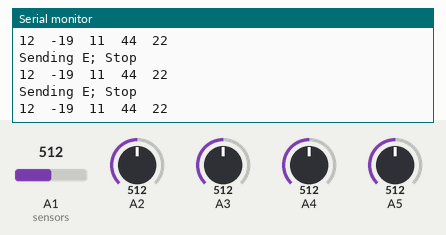
Recording of a sketch running on a simulated Arduino Uno, built with avr-gcc and run on an emulated ATmega328P. Parts: the last lines printed to the serial monitor. The test bench sets the inputs (shaded band); at power-on: A2 = 512, A3 = 512, A1 (sensors) = 512, A4 = 512, A5 = 512.

Above: at 3.9 s.
4.0 s: A2 set to 500
At 4.34 s:
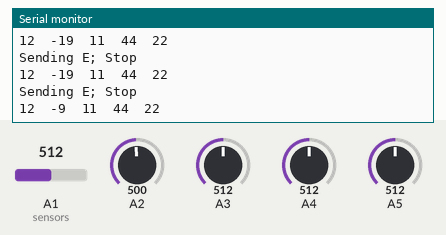
9.5 s: A3 set to 451
At 9.87 s:
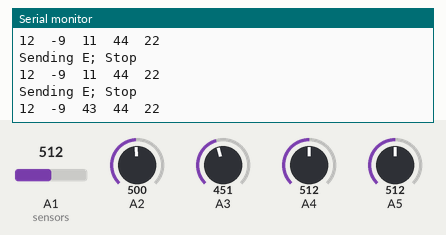
12.5 s: A3 set to 424
At 13.5 s:
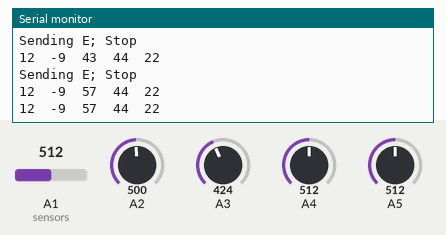
Timing chart, 0 to 15.5 s (numbered marks = the images above; inputs shaded):
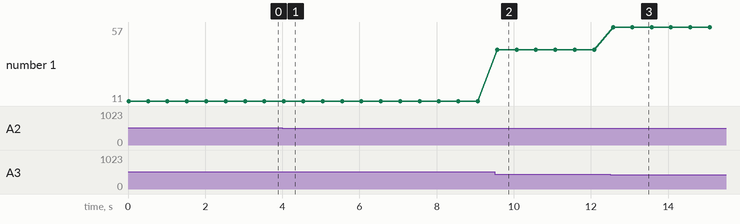

The sketch:

Final_Glove_Code.ino
```cpp
//glove code

#include <SoftwareSerial.h> //Software Serial library, Set up XBee
SoftwareSerial xbee(2, 3);

int flexOne = 0; //Sensor readings
int flexTwo = 0;
int flexThree = 0;
int flexFour = 0;
int flexFive = 0;

int flexOneMap = 0; //Mapped readings (1 to 100 scale)
int lfexTwoMap = 0;
int flexThreeMap = 0;
int flexFourMap = 0;
int flexFiveMap = 0;

int flexOneMapLength = 0; //Length of mapped digits (only three are necessary)
int flexTwoMapLength = 0;
int flexThreeMapLength = 0;
int flexFourMapLength = 0;

void setup() {
  xbee.begin(9600); //Switch on the xbee
  Serial.begin(9600);

  Serial.println("Program begun");
}

void loop() {
  int flexOne = analogRead(A1); //Read the sensors
  int flexTwo = analogRead(A2);
  int flexThree = analogRead(A3);
  int flexFour = analogRead(A4);
  int flexFive = analogRead(A5);

  int flexOneMap = map(flexOne, 410, 525, 100, 0); //Map the sensor values
  int flexTwoMap = map(flexTwo, 363, 488, 100, 0);
  int flexThreeMap = map(flexThree, 342, 532, 100, 0);
  int flexFourMap = map(flexFour, 433, 574, 100, 0);
  int flexFiveMap = map(flexFive, 356, 555, 100, 0);

  if (flexOneMap >= 100) //Determine the length of mapped values one through four
    int flexOneMapLength = 3;
  else
    int flexOneMapLength = 2;

  if (flexTwoMap >= 100)
    int flexTwoMapLength = 3;
  else
    int flexTwoMapLength = 2;

  if (flexThreeMap >= 100)
    int flexThreeMapLength = 3;
  else
    int flexThreeMapLength = 2;

  if (flexFourMap >= 100)
    int flexFourMapLength = 3;
  else
    int flexFourMapLength = 2;

  Serial.print(flexOneMap); //Report all mapped values to the monitor
  if (flexOneMapLength == 2)
    Serial.print("   ");
  else
    Serial.print("  ");

  Serial.print(flexTwoMap);
  if (flexTwoMapLength == 2)
    Serial.print("   ");
  else
    Serial.print("  ");

  Serial.print(flexThreeMap);
  if (flexThreeMapLength == 2)
    Serial.print("   ");
  else
    Serial.print("  ");

  Serial.print(flexFourMap);
  if (flexFourMapLength == 2)
    Serial.print("   ");
  else
    Serial.print("  ");

  Serial.println(flexFiveMap);
  delay(500);

  if (flexOneMap >= 50 && flexTwoMap >= 50 && flexThreeMap >= 50 && flexFourMap >= 50 && flexFiveMap >= 50) { //All fingers closed
    xbee.write('A'); //Send code to the robot's XBee
    Serial.println("Sending A; Forward");
  }
  if (flexOneMap >= 50 && flexTwoMap >= 50 && flexThreeMap >= 50 && flexFourMap >= 50 && flexFiveMap <= 50) { //Fifth finger open and others closed
    xbee.write('B');
    Serial.println("Sending B; Backward");
  }
  if (flexOneMap >= 50 && flexTwoMap >= 50 && flexThreeMap <= 50 && flexFourMap <= 50 && flexFiveMap <= 50) { //Thumb and index fingers closed and others open
    xbee.write('C');
    Serial.println("Sending C; Turn Left");
  }
  if (flexOneMap <= 50 && flexTwoMap <= 50 && flexThreeMap <= 50 && flexFourMap >= 50 && flexFiveMap >= 50) { //Ring and fifth fingers closed adn others open
    xbee.write('D');
    Serial.println("Sending D; Turn Right");
  }
  if (flexOneMap <= 50 && flexTwoMap <= 50 && flexThreeMap <= 50 && flexFourMap <= 50 && flexFiveMap <= 50) { //All fingers open
    xbee.write('E');
    Serial.println("Sending E; Stop");
  }
  if (flexOneMap <= 50 && flexTwoMap <= 50 && flexThreeMap >= 50 && flexFourMap >= 50 && flexFiveMap <= 50) { //Middle and ring fingers closed and others open
    xbee.write('F');
    Serial.println("Sending F; Claw Open");
  }
  if (flexOneMap >= 50 && flexTwoMap >= 50 && flexThreeMap <= 50 && flexFourMap <= 50 && flexFiveMap >= 50) { //Middle and ring fingers open and others closed
    xbee.write('G');
    Serial.println("Sending G; Claw close");
  }
  if (flexOneMap >= 50 && flexTwoMap <= 50 && flexThreeMap <= 50 && flexFourMap <= 50 && flexFiveMap <= 50) { //Thumb open and others closed
    xbee.write('H');
    Serial.println("Sending H; Base Forward");
  }
  if (flexOneMap <= 50 && flexTwoMap >= 50 && flexThreeMap <= 50 && flexFourMap <= 50 && flexFiveMap <= 50) { //Index finger open and others closed
    xbee.write('I');
    Serial.println("Sending I; Base Backward");
  }
}
```

Measured:
- after the input at 4.0 s, the serial monitor: prints a new line at once (image 1)
- after the input at 9.5 s, the serial monitor: prints a new line after 0.07 s (image 2)
- after the input at 12.5 s, the serial monitor: prints a new line after 0.08 s (image 3)
- plotted number 1: 11 → 43 after the input at 9.5 s, 43 → 57 after the input at 12.5 s
